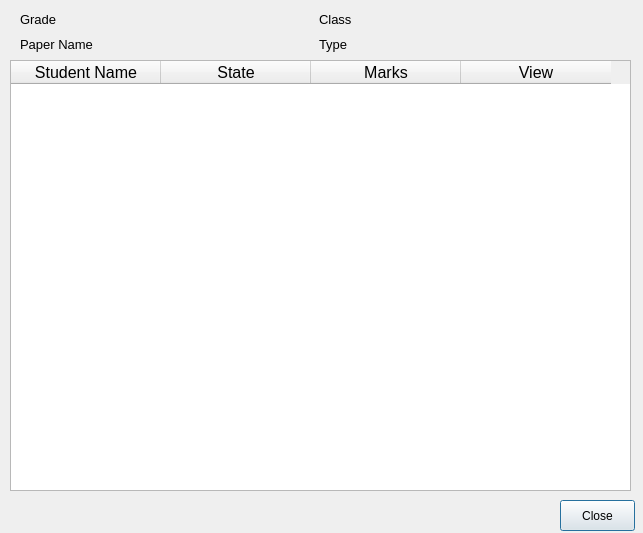
<?xml version="1.0" encoding="UTF-8"?>
<ui version="4.0">
 <class>Papersummary</class>
 <widget class="QDialog" name="Papersummary">
  <property name="geometry">
   <rect>
    <x>0</x>
    <y>0</y>
    <width>643</width>
    <height>533</height>
   </rect>
  </property>
  <property name="windowTitle">
   <string>Dialog</string>
  </property>
  <widget class="QTableWidget" name="tWStudentPaperSummery">
   <property name="geometry">
    <rect>
     <x>10</x>
     <y>60</y>
     <width>621</width>
     <height>431</height>
    </rect>
   </property>
   <property name="font">
    <font>
     <pointsize>12</pointsize>
    </font>
   </property>
   <property name="editTriggers">
    <set>QAbstractItemView::NoEditTriggers</set>
   </property>
   <attribute name="horizontalHeaderDefaultSectionSize">
    <number>150</number>
   </attribute>
   <column>
    <property name="text">
     <string>Student Name</string>
    </property>
   </column>
   <column>
    <property name="text">
     <string>State</string>
    </property>
   </column>
   <column>
    <property name="text">
     <string>Marks</string>
    </property>
   </column>
   <column>
    <property name="text">
     <string>View</string>
    </property>
   </column>
  </widget>
  <widget class="QPushButton" name="pushButton">
   <property name="geometry">
    <rect>
     <x>560</x>
     <y>500</y>
     <width>75</width>
     <height>31</height>
    </rect>
   </property>
   <property name="text">
    <string>Close</string>
   </property>
  </widget>
  <widget class="QWidget" name="layoutWidget">
   <property name="geometry">
    <rect>
     <x>20</x>
     <y>10</y>
     <width>591</width>
     <height>44</height>
    </rect>
   </property>
   <layout class="QGridLayout" name="gridLayout">
    <item row="0" column="0">
     <widget class="QLabel" name="label_3">
      <property name="font">
       <font>
        <pointsize>10</pointsize>
       </font>
      </property>
      <property name="text">
       <string>Grade </string>
      </property>
     </widget>
    </item>
    <item row="0" column="1">
     <widget class="QLabel" name="lGrade">
      <property name="font">
       <font>
        <pointsize>10</pointsize>
        <weight>75</weight>
        <bold>true</bold>
       </font>
      </property>
      <property name="text">
       <string/>
      </property>
     </widget>
    </item>
    <item row="0" column="2">
     <widget class="QLabel" name="label_5">
      <property name="font">
       <font>
        <pointsize>10</pointsize>
       </font>
      </property>
      <property name="text">
       <string>Class</string>
      </property>
     </widget>
    </item>
    <item row="0" column="3">
     <widget class="QLabel" name="lClass">
      <property name="font">
       <font>
        <pointsize>10</pointsize>
        <weight>75</weight>
        <bold>true</bold>
       </font>
      </property>
      <property name="text">
       <string/>
      </property>
     </widget>
    </item>
    <item row="1" column="0">
     <widget class="QLabel" name="label">
      <property name="font">
       <font>
        <pointsize>10</pointsize>
       </font>
      </property>
      <property name="text">
       <string>Paper Name</string>
      </property>
     </widget>
    </item>
    <item row="1" column="1">
     <widget class="QLabel" name="lPaperName">
      <property name="font">
       <font>
        <weight>75</weight>
        <bold>true</bold>
       </font>
      </property>
      <property name="text">
       <string/>
      </property>
     </widget>
    </item>
    <item row="1" column="2">
     <widget class="QLabel" name="label_2">
      <property name="font">
       <font>
        <pointsize>10</pointsize>
       </font>
      </property>
      <property name="text">
       <string>Type</string>
      </property>
     </widget>
    </item>
    <item row="1" column="3">
     <widget class="QLabel" name="lPaperType">
      <property name="font">
       <font>
        <weight>75</weight>
        <bold>true</bold>
       </font>
      </property>
      <property name="text">
       <string/>
      </property>
     </widget>
    </item>
   </layout>
  </widget>
 </widget>
 <resources/>
 <connections>
  <connection>
   <sender>pushButton</sender>
   <signal>clicked()</signal>
   <receiver>Papersummary</receiver>
   <slot>close()</slot>
   <hints>
    <hint type="sourcelabel">
     <x>578</x>
     <y>510</y>
    </hint>
    <hint type="destinationlabel">
     <x>601</x>
     <y>508</y>
    </hint>
   </hints>
  </connection>
 </connections>
</ui>
